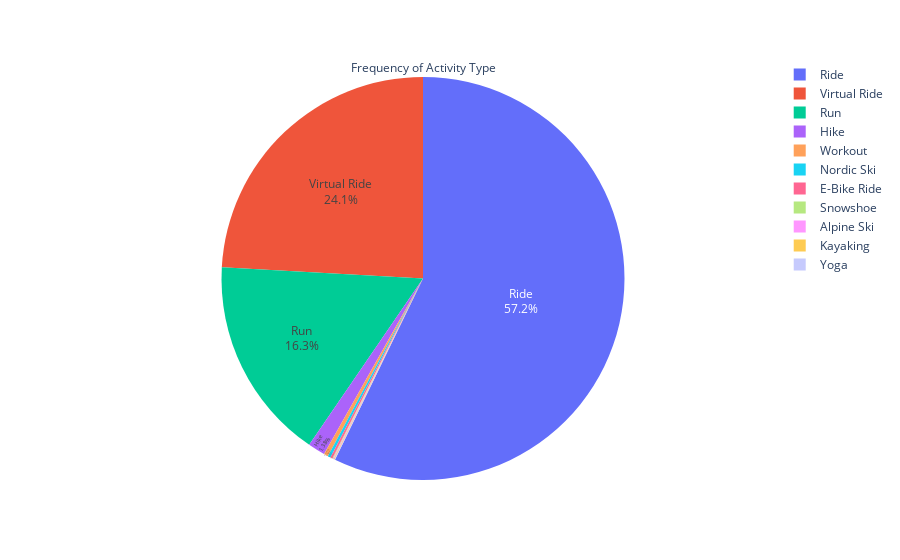

Notebook source saved alongside this figure:
### Code cell
fig = px.pie(data_strava, values='activity_count', names='activity_type')
fig.update_traces(textposition='inside', textinfo='percent+label',title='Frequency of Activity Type')
fig.show()

### Figure 1 — Plotly figure (JSON) as saved in the notebook; plotly's stock layout.template omitted (floating-point values rounded to 4 significant figures; data arrays with more than 128 entries replaced by an {"elided": "..."} marker saying what was removed)
{"data": [{"domain": {"x": [0, 1], "y": [0, 1]}, "hovertemplate": "activity_type=%{label}<br>activity_count=%{value}<extra></extra>", "labels": {"elided": "1738 str values"}, "legendgroup": "", "name": "", "showlegend": true, "textinfo": "percent+label", "textposition": "inside", "title": {"text": "Frequency of Activity Type"}, "type": "pie", "values": {"elided": "1738 int values"}}], "layout": {"legend": {"tracegroupgap": 0}, "margin": {"t": 60}}}
